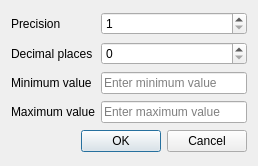
<?xml version="1.0" encoding="UTF-8"?>
<ui version="4.0">
 <class>DoubleProperty</class>
 <widget class="QDialog" name="DoubleProperty">
  <property name="geometry">
   <rect>
    <x>0</x>
    <y>0</y>
    <width>258</width>
    <height>166</height>
   </rect>
  </property>
  <property name="windowTitle">
   <string>Decimal Properties</string>
  </property>
  <layout class="QGridLayout" name="gridLayout">
   <item row="0" column="0">
    <widget class="QLabel" name="label_3">
     <property name="text">
      <string>Precision</string>
     </property>
    </widget>
   </item>
   <item row="0" column="1">
    <widget class="QSpinBox" name="sbPrecision">
     <property name="minimum">
      <number>1</number>
     </property>
     <property name="maximum">
      <number>50</number>
     </property>
     <property name="value">
      <number>1</number>
     </property>
    </widget>
   </item>
   <item row="1" column="0">
    <widget class="QLabel" name="label_4">
     <property name="text">
      <string>Decimal places</string>
     </property>
    </widget>
   </item>
   <item row="1" column="1">
    <widget class="QSpinBox" name="sbScale">
     <property name="maximum">
      <number>20</number>
     </property>
    </widget>
   </item>
   <item row="2" column="0">
    <widget class="QLabel" name="label">
     <property name="text">
      <string>Minimum value</string>
     </property>
    </widget>
   </item>
   <item row="2" column="1">
    <widget class="QLineEdit" name="edtMinVal">
     <property name="placeholderText">
      <string>Enter minimum value</string>
     </property>
    </widget>
   </item>
   <item row="3" column="0">
    <widget class="QLabel" name="label_2">
     <property name="text">
      <string>Maximum value</string>
     </property>
    </widget>
   </item>
   <item row="3" column="1">
    <widget class="QLineEdit" name="edtMaxVal">
     <property name="placeholderText">
      <string>Enter maximum value</string>
     </property>
    </widget>
   </item>
   <item row="4" column="0" colspan="2">
    <widget class="QDialogButtonBox" name="buttonBox">
     <property name="orientation">
      <enum>Qt::Horizontal</enum>
     </property>
     <property name="standardButtons">
      <set>QDialogButtonBox::Cancel|QDialogButtonBox::Ok</set>
     </property>
    </widget>
   </item>
  </layout>
 </widget>
 <resources/>
 <connections>
  <connection>
   <sender>buttonBox</sender>
   <signal>accepted()</signal>
   <receiver>DoubleProperty</receiver>
   <slot>accept()</slot>
   <hints>
    <hint type="sourcelabel">
     <x>248</x>
     <y>254</y>
    </hint>
    <hint type="destinationlabel">
     <x>157</x>
     <y>274</y>
    </hint>
   </hints>
  </connection>
  <connection>
   <sender>buttonBox</sender>
   <signal>rejected()</signal>
   <receiver>DoubleProperty</receiver>
   <slot>reject()</slot>
   <hints>
    <hint type="sourcelabel">
     <x>316</x>
     <y>260</y>
    </hint>
    <hint type="destinationlabel">
     <x>286</x>
     <y>274</y>
    </hint>
   </hints>
  </connection>
 </connections>
</ui>
